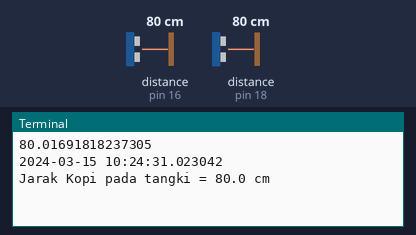
Recording of a program running on a simulated Raspberry Pi (header pin numbers). Parts: the last lines printed to the terminal. Inputs (shaded band) come from the test bench; at power-on: distance to the obstacle (sensors on pin 16, pin 18) 80 cm. The echo pulse lasts 58.3 µs per cm; the clock reads 2024-03-15 10:24:30 at power-on unless the program sets it.

Above: at 1.2 s.
1.3 s: distance to the obstacle (sensor on pin 16) set to 2 cm
At 2.9 s:
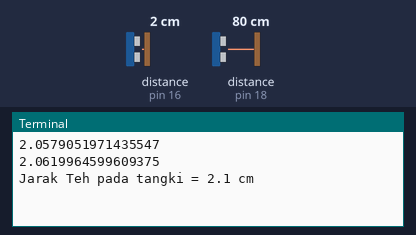
3.0 s: distance to the obstacle (sensor on pin 18) set to 2 cm
At 4.4 s:
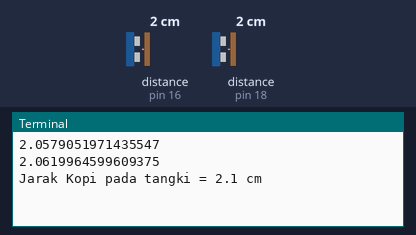
4.7 s: distance to the obstacle (sensor on pin 16) set to 4 cm
At 4.7 s:
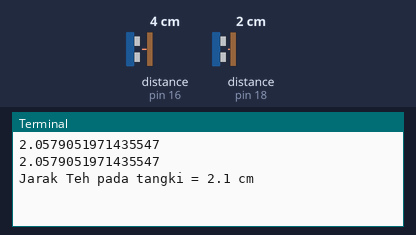
6.4 s: distance to the obstacle (sensor on pin 18) set to 4 cm
At 7.4 s:
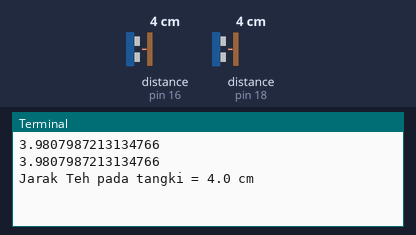
Timing chart, 0 to 9.1 s (numbered marks = the images above; inputs shaded):
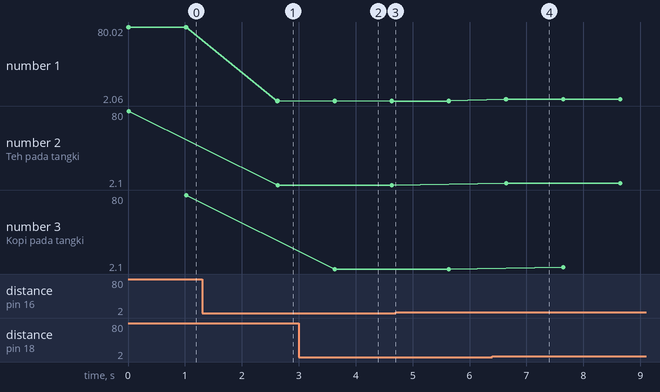

Measured:
- after the input at 1.3 s, the terminal: prints a new line after 1.3 s (image 1)
- after the input at 3.0 s, the terminal: prints a new line after 0.63 s (image 2)
- plotted number 1: 80.02 → 2.06 after the input at 1.3 s
- plotted number 2: 80 → 2.1 after the input at 1.3 s

The program:

telegram_volume.py
```python
import time, datetime
import telepot
from telepot.loop import MessageLoop

now = datetime.datetime.now()
import os
import RPi.GPIO as GPIO

GPIO.setmode(GPIO.BOARD)
GPIO.setwarnings(False)


GPIO_TRIGGER1  = 40
GPIO_ECHO1 = 16
GPIO_TRIGGER2  = 37
GPIO_ECHO2 = 18
#GPIO.setup(RELAY, GPIO.OUT)
GPIO.setup(GPIO_TRIGGER1, GPIO.OUT)
GPIO.setup(GPIO_ECHO1, GPIO.IN)
GPIO.output(GPIO_TRIGGER1, GPIO.LOW)

GPIO.setup(GPIO_TRIGGER2, GPIO.OUT)
GPIO.setup(GPIO_ECHO2, GPIO.IN)
GPIO.output(GPIO_TRIGGER2, GPIO.LOW)


bot = telepot.Bot(token="980188162:AAHghlGhQh982M3c6UUOY5mN5C1PUhKVqnY")
chat_id=1015196226

def distance1():

    GPIO.output(GPIO_TRIGGER1, True)
    time.sleep(0.00001)

    GPIO.output(GPIO_TRIGGER1, False)

    StartTime1 = time.time()
    StopTime1 = time.time()

    while GPIO.input(GPIO_ECHO1) == 0:
        StartTime1 = time.time()

    while GPIO.input(GPIO_ECHO1) == 1:
        StopTime1 = time.time()


    #perhitungan jarak
    elapsed1 = StopTime1 - StartTime1
    distance1 = elapsed1 * 17160

    print (distance1)
    return distance1

def distance2():

    GPIO.output(GPIO_TRIGGER2, True)
    time.sleep(0.00001)

    GPIO.output(GPIO_TRIGGER2, False)

    StartTime2 = time.time()
    StopTime2 = time.time()

    while GPIO.input(GPIO_ECHO2) == 0:
        StartTime2 = time.time()

    while GPIO.input(GPIO_ECHO2) == 1:
        StopTime2 = time.time()


    #perhitungan jarak
    elapsed2 = StopTime2 - StartTime2
    distance2 = elapsed2 * 17160

    print (distance2)
    return distance2

while True:


        if distance1() >= 18.0 :
              jarak1 = distance1()
             # GPIO.output(teaPin, GPIO.LOW)
              print (str(datetime.datetime.now()))
              print ("Jarak Teh pada tangki = %.1f cm" % jarak1)
              print("\n")
              #bot.sendMessage(chat_id, str(datetime.datetime.now()))
              #bot.sendMessage(chat_id=chat_id, text="Air Teh telah habis")
              #os.close(fd)
              time.sleep(0.5)

        elif distance1() >= 9.5 :
            jarak1 = distance1()
            print (str(datetime.datetime.now()))
            print ("Jarak Teh pada tangki = %.1f cm" % jarak1)
            print ("\n")
            #bot.sendMessage(chat_id, str(datetime.datetime.now()))
            #bot.sendMessage(chat_id=chat_id, text=" Air Teh hampir habis")
            time.sleep(0.5)

        else :
            distance1() == 17.0
            jarak1 = distance1()
            print ("Jarak Teh pada tangki = %.1f cm" % jarak1)
            print("\n")
            #GPIO.output(teaPin, GPIO.HIGH)
           # os.close(fd)
            time.sleep(0.5)


        time.sleep(0.5)

        if distance2() >= 18.0 :
              jarak2 = distance2()
             # GPIO.output(teaPin, GPIO.LOW)
              print (str(datetime.datetime.now()))
              print ("Jarak Kopi pada tangki = %.1f cm" % jarak2)
              print("\n")
              bot.sendMessage(chat_id, str(datetime.datetime.now()))
              bot.sendMessage(chat_id=chat_id, text="Air Kopi telah habis")
              #os.close(fd)
              time.sleep(0.5)

        elif distance2() >= 11.0 :
            jarak2 = distance2()
            print (str(datetime.datetime.now()))
            print ("Jarak Kopi pada tangki = %.1f cm" % jarak2)
            print ("\n")
            bot.sendMessage(chat_id, str(datetime.datetime.now()))
            bot.sendMessage(chat_id=chat_id, text="Air Kopi hampir habis")
            time.sleep(0.5)

        else :
            distance2() == 17.0
            jarak2 = distance2()
            print ("Jarak Kopi pada tangki = %.1f cm" % jarak2)
            print("\n")
            #GPIO.output(teaPin, GPIO.HIGH)
           # os.close(fd)
            time.sleep(0.5)

        time.sleep(0.5)
```
